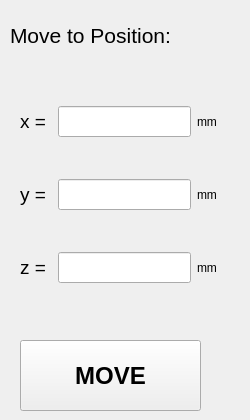
      <widget class="QWidget" name="GlobalMove">
       <widget class="QLabel" name="label">
        <property name="geometry">
         <rect>
          <x>10</x>
          <y>10</y>
          <width>231</width>
          <height>51</height>
         </rect>
        </property>
        <property name="font">
         <font>
          <pointsize>16</pointsize>
         </font>
        </property>
        <property name="text">
         <string>Move to Position:</string>
        </property>
       </widget>
       <widget class="QWidget" name="gridLayoutWidget">
        <property name="geometry">
         <rect>
          <x>20</x>
          <y>70</y>
          <width>197</width>
          <height>251</height>
         </rect>
        </property>
        <layout class="QGridLayout" name="gridLayout">
         <item row="1" column="0">
          <widget class="QLabel" name="label_2">
           <property name="font">
            <font>
             <pointsize>14</pointsize>
            </font>
           </property>
           <property name="text">
            <string>x = </string>
           </property>
          </widget>
         </item>
         <item row="1" column="1">
          <widget class="QLineEdit" name="xglobalEdit">
           <property name="font">
            <font>
             <pointsize>14</pointsize>
            </font>
           </property>
           <property name="toolTip">
            <string>Enter global position in x</string>
           </property>
          </widget>
         </item>
         <item row="2" column="0">
          <widget class="QLabel" name="label_3">
           <property name="font">
            <font>
             <pointsize>14</pointsize>
            </font>
           </property>
           <property name="text">
            <string>y = </string>
           </property>
          </widget>
         </item>
         <item row="3" column="0">
          <widget class="QLabel" name="label_4">
           <property name="font">
            <font>
             <pointsize>14</pointsize>
            </font>
           </property>
           <property name="text">
            <string>z = </string>
           </property>
          </widget>
         </item>
         <item row="3" column="1">
          <widget class="QLineEdit" name="zglobalEdit">
           <property name="font">
            <font>
             <pointsize>14</pointsize>
            </font>
           </property>
           <property name="toolTip">
            <string>Enter global position in z</string>
           </property>
          </widget>
         </item>
         <item row="2" column="1">
          <widget class="QLineEdit" name="yglobalEdit">
           <property name="font">
            <font>
             <pointsize>14</pointsize>
            </font>
           </property>
           <property name="toolTip">
            <string>Enter global position in y</string>
           </property>
          </widget>
         </item>
         <item row="1" column="2">
          <widget class="QLabel" name="label_12">
           <property name="text">
            <string>mm</string>
           </property>
          </widget>
         </item>
         <item row="2" column="2">
          <widget class="QLabel" name="label_13">
           <property name="text">
            <string>mm</string>
           </property>
          </widget>
         </item>
         <item row="3" column="2">
          <widget class="QLabel" name="label_14">
           <property name="text">
            <string>mm</string>
           </property>
          </widget>
         </item>
        </layout>
       </widget>
       <widget class="QPushButton" name="globalmoveButton">
        <property name="geometry">
         <rect>
          <x>20</x>
          <y>340</y>
          <width>181</width>
          <height>71</height>
         </rect>
        </property>
        <property name="font">
         <font>
          <pointsize>18</pointsize>
          <weight>75</weight>
          <bold>true</bold>
         </font>
        </property>
        <property name="toolTip">
         <string>Move Stage to Global Position</string>
        </property>
        <property name="text">
         <string>MOVE</string>
        </property>
       </widget>
      </widget>
